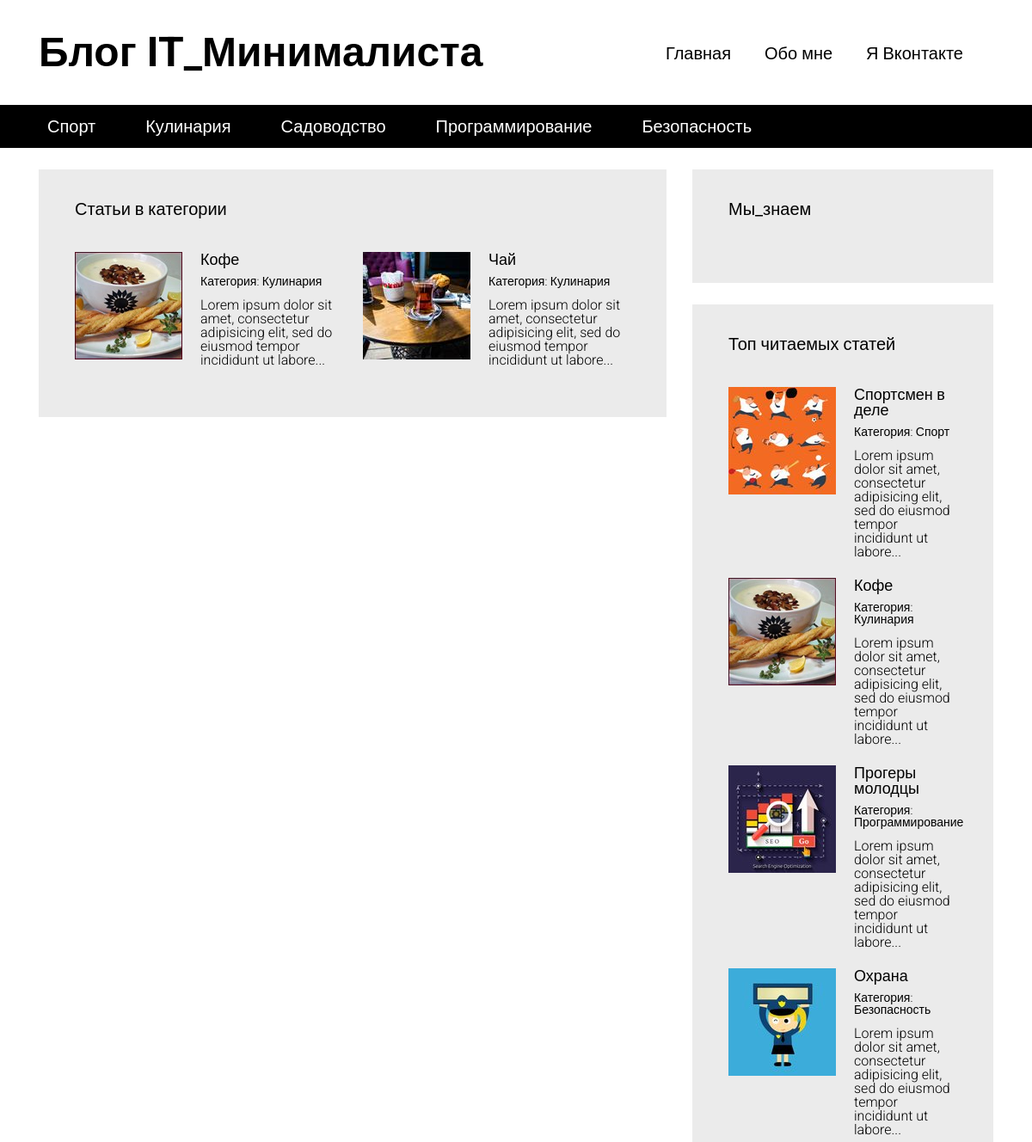
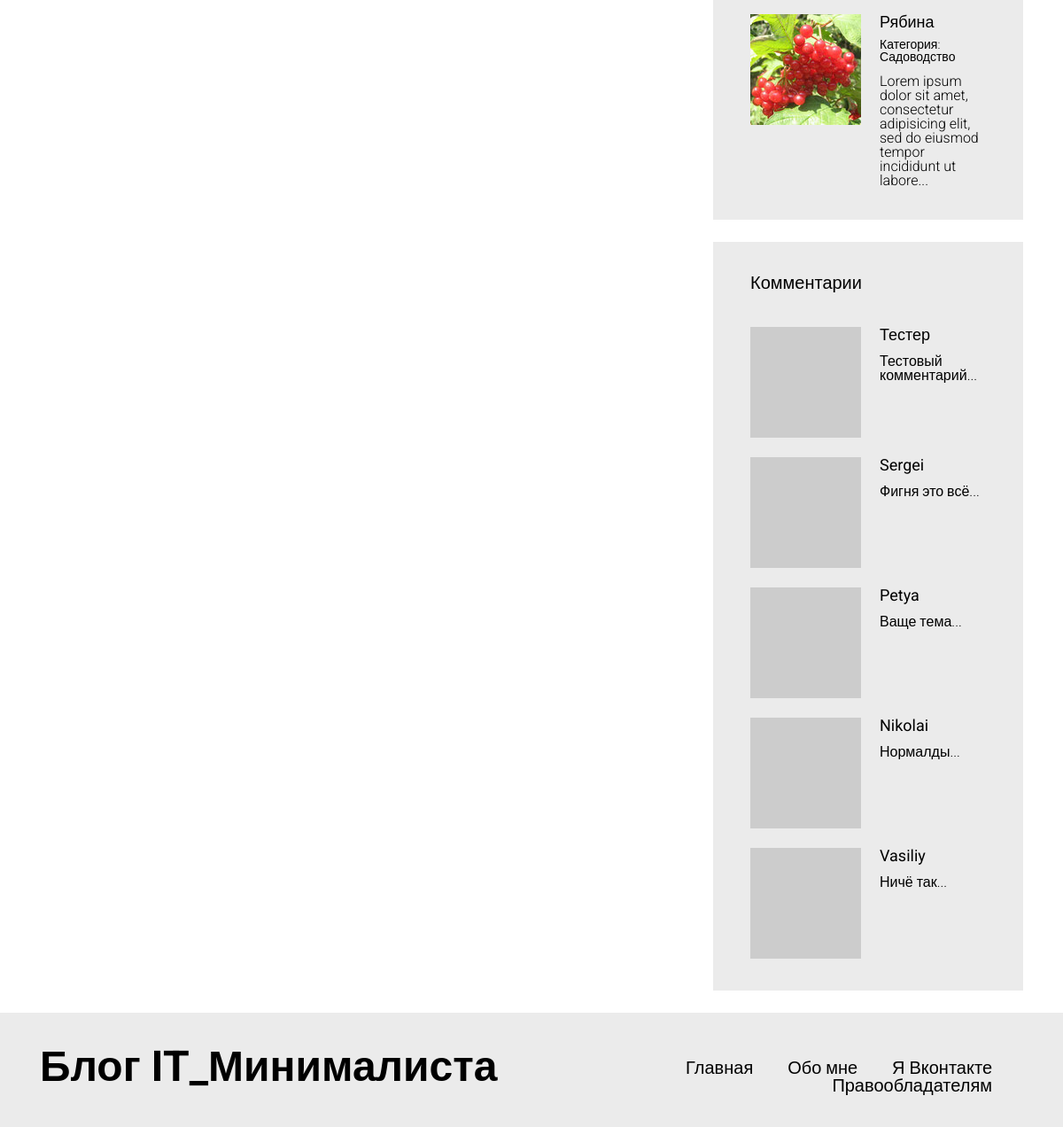
Screenshot of /articles.php?categorie=2 with the database file from the repository (2 pictures, top to bottom).
### tables this page shows
CREATE TABLE IF NOT EXISTS `articles_categories` (
  `id` int(11) NOT NULL AUTO_INCREMENT,
  `title` varchar(100) NOT NULL,
  PRIMARY KEY (`id`)
);

CREATE TABLE IF NOT EXISTS `articles` (
  `id` int(11) NOT NULL AUTO_INCREMENT,
  `title` varchar(255) DEFAULT NULL,
  `image` varchar(255) NOT NULL,
  `text` text,
  `categorie_id` int(11) DEFAULT NULL,
  `pubdate` datetime DEFAULT NULL,
  `views` int(11) NOT NULL DEFAULT '0',
  PRIMARY KEY (`id`)
);

CREATE TABLE IF NOT EXISTS `comments` (
  `id` int(11) NOT NULL AUTO_INCREMENT,
  `author` varchar(100) DEFAULT NULL,
  `nickname` varchar(100) NOT NULL,
  `email` varchar(255) NOT NULL,
  `text` text NOT NULL,
  `pubdate` datetime NOT NULL,
  `articles_id` int(11) NOT NULL,
  PRIMARY KEY (`id`)
);

### includes/config.php (called while the page is built, shortened)
<?php
$config = array(
    'title' => 'Блог IT_Минималиста',
    'vk_url' => 'https://vk.com/id23141151',
    'db' => array(
            'server' => 'localhost',
            'username' => 'root',
            'password' => '',
            'name' => 'blog'
        )
);

### articles.php (the view, shortened to what this page needs)
<?php
    require "includes/config.php";
?>
<!DOCTYPE html>
<html lang="en">
<head>
  <link rel="stylesheet" type="text/css" href="/media/assets/bootstrap-grid-only/css/grid12.css">
  <link rel="stylesheet" type="text/css" href="/media/css/style.css">
</head>
<body>
  <div id="wrapper">
<?php include "includes/header.php" ?>
    <div id="content">
      <div class="container">
        <div class="row">
          <section class="content__left col-md-8">
            <div class="block">
            <?php
            if(!isset($_GET['categorie'])){
              echo '<h3>Все статьи</h3>';
            }else{
              echo '<h3>Статьи в категории '.$art_cat['title'].'</h3>';
            }
            ?>
              <div class="block__content">
                <div class="articles articles__horizontal">
    <?php
        if(isset($_GET['categorie'])){
        $per_page = 4;
        $page = 1;
        $total_count_q = mysqli_query($connection, "SELECT COUNT(id) AS total_count FROM articles WHERE categorie_id=" . (int)$_GET['categorie']);
        $total_count = mysqli_fetch_assoc($total_count_q);
        $total_count = $total_count['total_count'];
        $total_pages = ceil($total_count / $per_page);
        if($page <=1 || $page > $total_pages)
        {
            $page = 1;
        }
        $offset = ($per_page * $page) - $per_page;
        $articles = mysqli_query($connection, "SELECT * FROM articles WHERE categorie_id=" . (int)$_GET['categorie'] . " ORDER BY id DESC LIMIT $offset, $per_page");
    while($art = mysqli_fetch_assoc($articles))
    {
      ?>
<article class="article">
<div class="article__image" style="background-image: url(/static/images/<?php echo $art['image']; ?>);"></div>
<div class="article__info">
  <a href="/article.php?id=<?php echo $art['id']; ?>"><?php echo $art['title']; ?></a>
  <div class="article__info__meta">
  <?php
  $art_cat = false;
    foreach($categories as $cat)
    {
       if($cat['id'] == $art['categorie_id'])
       {
        $art_cat = $cat;
        break;
       }
    }
  ?>
    <small>Категория: <a href="articles.php?categorie=<?php echo $art_cat['id']; ?>"><?php echo $art_cat['title']; ?></a></small>
  </div>
  <div class="article__info__preview"><?php echo mb_substr(strip_tags($art['text']), 0, 100 , 'utf-8') . '...'; ?></div>
</div>
</article>
      <?php
    }
    }
    ?>
                </div>
              </div>
            </div>
          </section>
          <section class="content__right col-md-4">
<?php include "includes/sidebar.php" ?>
          </section>
        </div>
      </div>
    </div>
<?php include "includes/footer.php" ?>
  </div>
</body>
</html>

### includes/header.php
<header id="header">
  <div class="header__top">
    <div class="container">
      <div class="header__top__logo">
        <h1><?php echo $config['title']?></h1>
      </div>
      <nav class="header__top__menu">
        <ul>
          <li><a href="/">Главная</a></li>
          <li><a href="/pages/about_me.php">Обо мне</a></li>
          <li><a href="<?php echo $config['vk_url']?>" target="_blank">Я Вконтакте</a></li>
        </ul>
      </nav>
    </div>
  </div>
<?php
    $categories_q = mysqli_query($connection, "SELECT * FROM articles_categories");
    $categories = array();
    while($cat = mysqli_fetch_assoc($categories_q))
    {
        $categories[] = $cat;
    }
?>
  <div class="header__bottom">
    <div class="container">
      <nav>
        <ul>
            <?php
            foreach($categories as $cat)
            {
            ?>
            <li><a href="/articles.php?categorie=<?php echo $cat['id'] ?>"><?php echo $cat['title'] ?></a></li>
            <?php
            }
            ?>
        </ul>
      </nav>
    </div>
  </div>
</header>

### includes/sidebar.php (shortened to what this page needs)
<div class="block">
  <h3>Мы_знаем</h3>
  <div class="block__content">
  </div>
</div>
<div class="block">
  <h3>Топ читаемых статей</h3>
  <div class="block__content">
    <div class="articles articles__vertical">
    <?php
        $articles = mysqli_query($connection, "SELECT * FROM articles ORDER BY views DESC LIMIT 5");
    while($art = mysqli_fetch_assoc($articles))
    {
      ?>
<article class="article">
<div class="article__image" style="background-image: url(/static/images/<?php echo $art['image']; ?>);"></div>
<div class="article__info">
  <a href="/article.php?id=<?php echo $art['id']; ?>"><?php echo $art['title']; ?></a>
  <div class="article__info__meta">
  <?php
  $art_cat = false;
    foreach($categories as $cat)
    {
       if($cat['id'] == $art['categorie_id'])
       {
        $art_cat = $cat;
        break;
       }
    }
  ?>
    <small>Категория: <a href="articles.php?categorie=<?php echo $art_cat['id']; ?>"><?php echo $art_cat['title']; ?></a></small>
  </div>
  <div class="article__info__preview"><?php echo mb_substr(strip_tags($art['text']), 0, 100 , 'utf-8') . '...'; ?></div>
</div>
</article>
      <?php
    }
    ?>
    </div>
  </div>
</div>
<div class="block">
  <h3>Комментарии</h3>
  <div class="block__content">
    <div class="articles articles__vertical">
          <?php
        $comments = mysqli_query($connection, "SELECT * FROM comments ORDER BY id DESC LIMIT 5");
    while($comment = mysqli_fetch_assoc($comments))
    {
      ?>
<article class="article">
<div class="article__image" style="background-image: url(https://www.gravatar.com/avatar/<?php echo md5($comment['email']); ?>?s=125);"></div>
<div class="article__info">
  <a href="/article.php?id=<?php echo $comment['articles_id']; ?>"><?php echo $comment['author']; ?></a>
  <div class="article__info__preview"><?php echo mb_substr(strip_tags($comment['text']), 0, 100 , 'utf-8') . '...'; ?></div>
</div>
</article>
      <?php
    }
    ?>
    </div>
  </div>
</div>

### media/css/style.css (style rules this page uses)
html, body, div, span, applet, object, iframe, h1, h2, h3, h4, h5, h6, p, blockquote, pre, a, abbr, acronym, address, big, cite, code, del, dfn, em, img, ins, kbd, q, s, samp, small, strike, strong, sub, sup, tt, var, b, u, i, center, dl, dt, dd, ol, ul, li, fieldset, form, label, legend, table, caption, tbody, tfoot, thead, tr, th, td, article, aside, canvas, details, embed, figure, figcaption, footer, header, hgroup, menu, nav, output, ruby, section, summary, time, mark, audio, video { margin: 0; padding: 0; border: 0; font-size: 100%; font: inherit; vertical-align: baseline; }
article, aside, details, figcaption, figure, footer, header, hgroup, menu, nav, section { display: block; }
body { line-height: 1; }
ol, ul { list-style: none; }
h1 { font-size: 48px; font-weight: bold; }
h3 { font-size: 20px; font-weight: bold; }
body { font-family: 'Roboto', sans-serif; }
#header { margin-bottom: 25px; }
#header .header__top { padding: 37px 0; }
#header .header__top .header__top__logo { float: left; }
#header .header__top .header__top__menu { padding-top: 15px; text-align: right; }
#header .header__top .header__top__menu ul > li { display: inline-block; margin-right: 35px; }
#header .header__top .header__top__menu ul > li > a { font-size: 20px; text-decoration: none; color: black; }
#header .header__bottom { height: 50px; background-color: black; line-height: 50px; }
#header .header__bottom nav ul > li { display: inline-block; margin-right: 34px; }
#header .header__bottom nav ul > li > a { color: white; font-size: 20px; text-decoration: none; padding: 3px 10px; }
.block { background-color: #ebebeb; padding: 36px 42px; margin-bottom: 25px; }
.block > h3 { font-weight: normal; }
.block .block__content { padding-top: 40px; }
.articles.articles__horizontal { font-size: 0; margin: -12px; }
.articles.articles__horizontal .article { margin-bottom: 22px; display: inline-block; vertical-align: top; width: 50%; font-size: 16px; padding: 12px; }
.articles.articles__vertical .article { margin-bottom: 22px; }
.articles .article:last-child { margin-bottom: 0; }
.articles .article:after { visibility: hidden; display: block; font-size: 0; content: " "; clear: both; height: 0; }
.articles .article .article__image { width: 125px; height: 125px; overflow: hidden; background-color: black; float: left; background-repeat: no-repeat; background-size: cover; background-position: center center; }
.articles .article .article__info { margin-left: 125px; padding-left: 21px; }
.articles .article .article__info > a { color: black; font-size: 18px; font-weight: normal; text-decoration: none; }
.articles .article .article__info > .article__info__meta { font-size: 14px; font-weight: 300; margin-top: 9px; margin-bottom: 13px; }
.articles .article .article__info > .article__info__meta a { color: black; text-decoration: none; }
.articles .article .article__info > .article__info__preview { font-size: 16px; font-weight: 300; }

### rows the page displays
articles_categories: title "Спорт"
articles_categories: title "Кулинария"
articles_categories: title "Садоводство"
articles_categories: title "Программирование"
articles_categories: title "Безопасность"
articles: image (picture), title "Кофе", text "Lorem ipsum dolor sit amet, consectetur adipisicing elit, sed do eiusmod tempor incididunt ut labore"
articles: image (picture), title "Чай", text "Lorem ipsum dolor sit amet, consectetur adipisicing elit, sed do eiusmod tempor incididunt ut labore"
articles: image (picture), title "Спортсмен в деле", text "Lorem ipsum dolor sit amet, consectetur adipisicing elit, sed do eiusmod tempor incididunt ut labore"
articles: image (picture), title "Прогеры молодцы", text "Lorem ipsum dolor sit amet, consectetur adipisicing elit, sed do eiusmod tempor incididunt ut labore"
articles: image (picture), title "Охрана", text "Lorem ipsum dolor sit amet, consectetur adipisicing elit, sed do eiusmod tempor incididunt ut labore"
articles: image (picture), title "Рябина", text "Lorem ipsum dolor sit amet, consectetur adipisicing elit, sed do eiusmod tempor incididunt ut labore"
comments: author "Тестер", text "Тестовый комментарий"
comments: author "Sergei", text "Фигня это всё"
comments: author "Petya", text "Ваще тема"
comments: author "Nikolai", text "Нормалды"
comments: author "Vasiliy", text "Ничё так"

### other values shown
$config['title'] "Блог IT_Минималиста"
